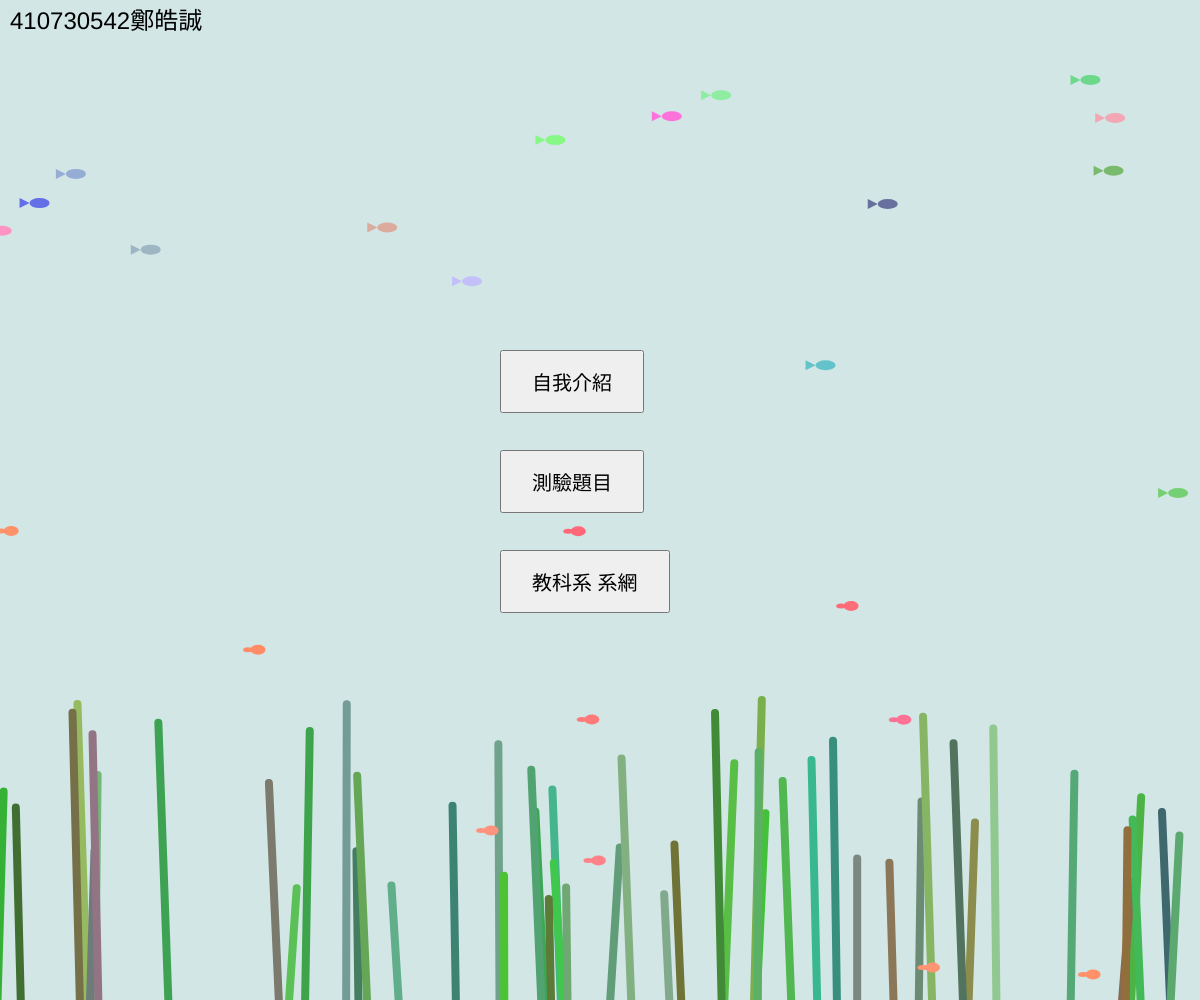
Frame 1 (no input)
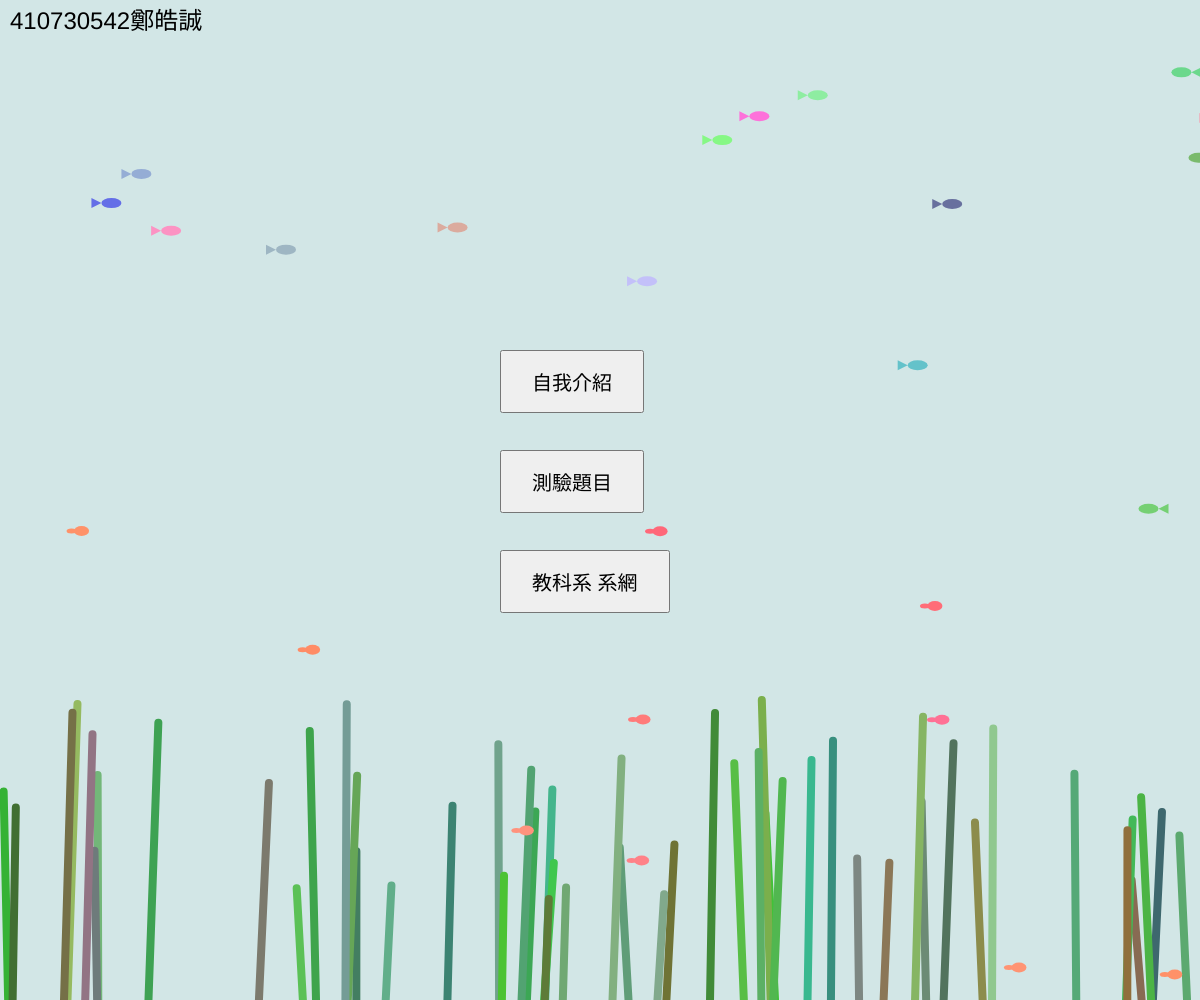
Frame 60 (no input)
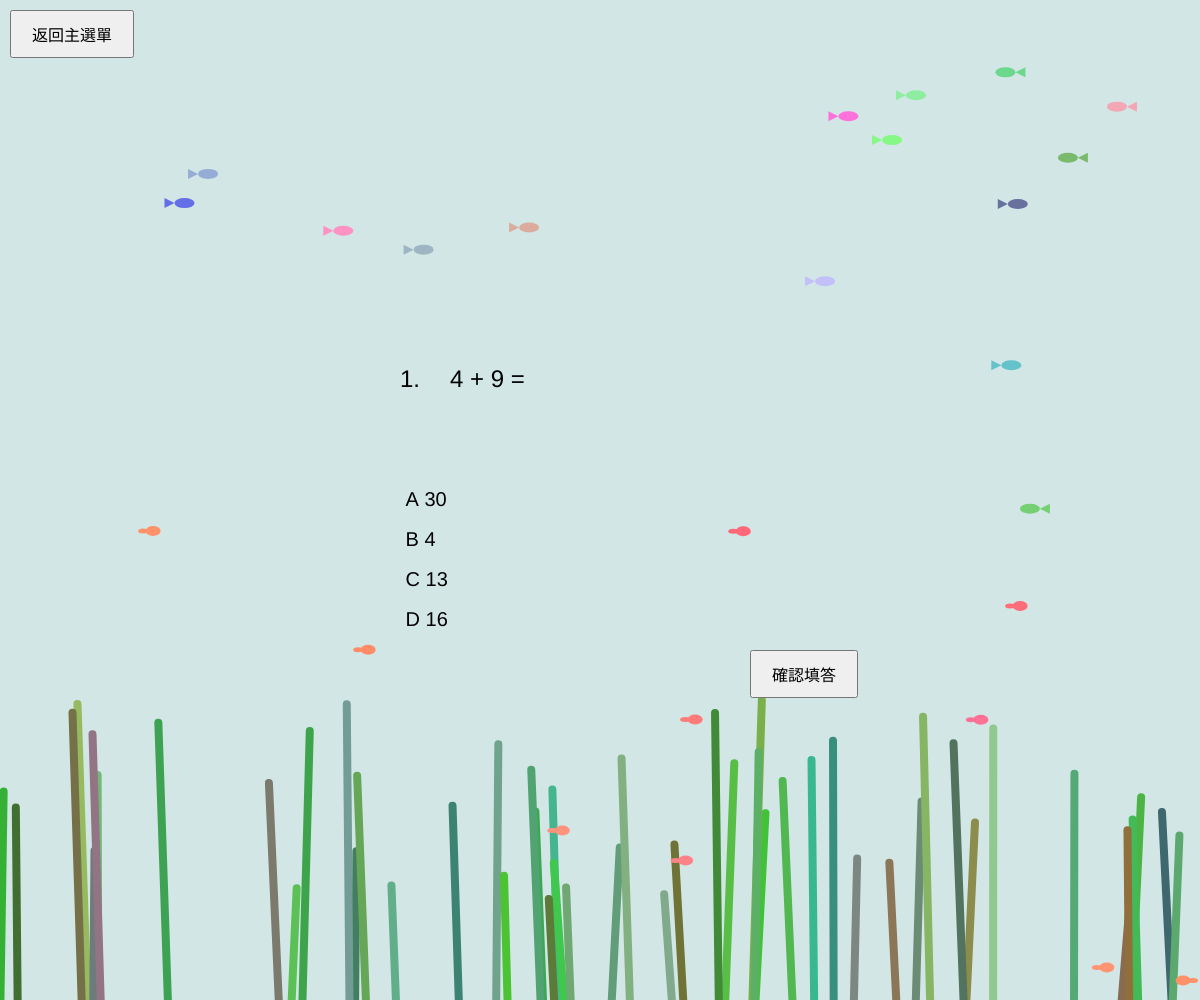
Frame 120 (the mouse pressed at the canvas centre since frame 60)

The p5.js sketch that drew these frames (run headless with seeded random() and noise() and a simulated clock; from frame 60 on, the mouse is pressed at the canvas centre):

// p5.js sketch
// ── sketch.js
let buttonIntro, buttonQuiz, buttonWebsite, buttonBack, buttonSubmit;
let currentPage = 'main'; // 預設頁面為主選單
let currentQuestion = 0; // 當前題目編號
let score = 0; // 分數
let userAnswer = ''; // 使用者的答案
let questions = []; // 題目陣列
let correctAnswer = ''; // 正確答案
let iframeElement; // 用於存儲 iframe 元素的變數
let seaweed = []; // 用於存儲海草的陣列
let angleOffset = 0; // 用於控制海草擺動的角度偏移
let fishes = []; // 用於存儲魚的陣列
let shrimps = []; // 用於存儲蝦子的陣列

function setup() {
  createCanvas(windowWidth, windowHeight); // 設定畫布大小為視窗大小
  generateSeaweed(); // 生成海草
  generateFishes(); // 生成魚
  generateShrimps(); // 生成蝦子

  // 主選單按鈕
  buttonIntro = createButton('自我介紹');
  buttonIntro.style('font-size', '20px');
  buttonIntro.style('padding', '15px 30px');
  buttonIntro.position(width / 2 - 100, height / 2 - 150);
  buttonIntro.mousePressed(() => (currentPage = 'intro'));

  buttonQuiz = createButton('測驗題目');
  buttonQuiz.style('font-size', '20px');
  buttonQuiz.style('padding', '15px 30px');
  buttonQuiz.position(width / 2 - 100, height / 2 - 50);
  buttonQuiz.mousePressed(startQuiz);

  buttonWebsite = createButton('教科系 系網');
  buttonWebsite.style('font-size', '20px');
  buttonWebsite.style('padding', '15px 30px');
  buttonWebsite.position(width / 2 - 100, height / 2 + 50);
  buttonWebsite.mousePressed(() => (currentPage = 'website'));

  // 返回主選單按鈕
  buttonBack = createButton('返回主選單');
  buttonBack.style('font-size', '16px');
  buttonBack.style('padding', '10px 20px');
  buttonBack.position(10, 10);
  buttonBack.mousePressed(() => {
    currentPage = 'main';
    clearIframe(); // 清除 iframe
  });
  buttonBack.hide(); // 預設隱藏返回按鈕

  // 填答按鈕
  buttonSubmit = createButton('確認填答');
  buttonSubmit.style('font-size', '16px');
  buttonSubmit.style('padding', '10px 20px');
  buttonSubmit.position(width - 150, height - 50);
  buttonSubmit.mousePressed(checkAnswer);
  buttonSubmit.hide(); // 預設隱藏填答按鈕
}

function draw() {
  background(210, 230, 230); // 設定背景為淺藍色

  // 繪製海草
  drawSeaweed();

  // 繪製魚
  drawFishes();

  // 繪製蝦子
  drawShrimps();

  // 確保文字顏色固定為黑色
  fill(0);

  if (currentPage === 'main') {
    // 主選單頁面
    buttonIntro.show();
    buttonQuiz.show();
    buttonWebsite.show();
    buttonBack.hide();
    buttonSubmit.hide();

    // 左上角顯示文字，文字大小調大
    textSize(24); // 調整文字大小
    textAlign(LEFT, TOP);
    text('410730542鄭皓誠', 10, 10);
  } else if (currentPage === 'intro') {
    // 自我介紹頁面
    showIntroPage();
  } else if (currentPage === 'quiz') {
    // 測驗題目頁面
    showQuizPage();
  } else if (currentPage === 'website') {
    // 教科系 系網頁面
    showWebsitePage();
  } else if (currentPage === 'result') {
    // 顯示分數頁面
    showResultPage();
  }

  // 更新海草擺動的角度偏移
  angleOffset += 0.05;
}

// 自我介紹頁面
function showIntroPage() {
  buttonIntro.hide();
  buttonQuiz.hide();
  buttonWebsite.hide();
  buttonBack.show();

  textSize(24);
  textAlign(CENTER, CENTER);
  text('大家好，我是鄭皓誠，目前就讀於淡江大學教育科技系。\n我的興趣是打籃球跟唱歌！', width / 2, height / 2);
}

// 開始測驗
function startQuiz() {
  currentPage = 'quiz';
  currentQuestion = 0;
  score = 0;
  userAnswer = '';
  generateQuestions();
  buttonIntro.hide();
  buttonQuiz.hide();
  buttonWebsite.hide();
  buttonBack.show();
  buttonSubmit.show();

  // 重置文字顏色為黑色
  fill(0);
}

// 生成隨機題目
function generateQuestions() {
  questions = [];
  for (let i = 0; i < 5; i++) {
    let num1 = int(random(1, 20));
    let num2 = int(random(1, 20));
    let isAddition = random() > 0.5;
    let question = isAddition
      ? `${num1} + ${num2}`
      : `${num1} - ${num2}`;
    let answer = isAddition ? num1 + num2 : num1 - num2;

    // 隨機生成選項
    let options = [answer, answer + int(random(1, 10)), answer - int(random(1, 10)), answer + int(random(11, 20))];
    shuffle(options, true);

    questions.push({
      question,
      options,
      answer,
    });
  }
}

// 測驗題目頁面
function showQuizPage() {
  let q = questions[currentQuestion];
  correctAnswer = q.answer;

  // 顯示題號與題目
  textSize(24);
  textAlign(LEFT, CENTER);
  let xOffset = width / 2 - 200; // 題號與選項對齊的 x 座標
  text(`${currentQuestion + 1}.`, xOffset, height / 2 - 120); // 顯示題號
  text(`${q.question} =`, xOffset + 50, height / 2 - 120); // 顯示題目，與題號保持距離

  // 顯示選項
  textSize(20);
  for (let i = 0; i < q.options.length; i++) {
    let x = width / 2 - 200; // 選項靠左對齊
    let y = height / 2 + i * 40;
    let option = q.options[i];
    let isSelected = userAnswer === option ? '>' : ''; // 標記選中的選項
    text(`${isSelected} ${String.fromCharCode(65 + i)} ${option}`, x, y);
  }

  // 更新「確認填答」按鈕位置
  buttonSubmit.position(width / 2 + 150, height / 2 + 150); // 靠近題目右下角
  buttonSubmit.show();
}

// 檢查答案
function checkAnswer() {
  if (userAnswer == correctAnswer) {
    alert('答對了！');
    score += 20;
  } else {
    alert('答錯了！');
  }

  // 無論答對或答錯，都進入下一題
  currentQuestion++;
  if (currentQuestion >= 5) {
    currentPage = 'result'; // 如果已完成所有題目，進入結果頁面
  }
}

// 顯示分數頁面
function showResultPage() {
  buttonSubmit.hide();

  textSize(32);
  textAlign(CENTER, CENTER);
  text(`你的分數是：${score}`, width / 2, height / 2 - 50);

  if (score >= 60) {
    fill(0, 0, 255); // 藍色文字
    text('你好棒！！！', width / 2, height / 2 + 50);
  } else {
    fill(255, 0, 0); // 紅色文字
    text('你爛透了！', width / 2, height / 2 + 50);
  }
}

// 教科系 系網頁面
function showWebsitePage() {
  buttonIntro.hide();
  buttonQuiz.hide();
  buttonWebsite.hide();
  buttonBack.show();

  // 顯示內嵌的教科系系網標題
  textSize(24);
  textAlign(CENTER, CENTER);
  text('教科系 系網', width / 2, height / 2 - 250); // 顯示標題

  // 使用 iframe 內嵌網址
  let iframeX = width / 2 - 400; // iframe 的 X 座標
  let iframeY = height / 2 - 200; // iframe 的 Y 座標
  let iframeWidth = 800; // iframe 的寬度
  let iframeHeight = 600; // iframe 的高度

  // 確保每次進入頁面時都創建 iframe
  if (!iframeElement) {
    iframeElement = createElement('iframe')
      .attribute('src', 'https://www.et.tku.edu.tw/') // 目標網站網址
      .attribute('width', iframeWidth)
      .attribute('height', iframeHeight)
      .attribute('frameborder', '0')
      .position(iframeX, iframeY);
  }
}

// 返回主選單時清除 iframe
function clearIframe() {
  if (iframeElement) {
    iframeElement.remove(); // 移除 iframe 元素
    iframeElement = null; // 重置變數，確保可以重新創建
  }
}

// 處理使用者選擇答案的邏輯
function mousePressed() {
  if (currentPage === 'quiz') {
    let q = questions[currentQuestion];
    for (let i = 0; i < q.options.length; i++) {
      let x = width / 2 - 200; // 選項的 x 座標
      let y = height / 2 + i * 40; // 選項的 y 座標
      if (mouseX > x && mouseX < x + 200 && mouseY > y - 20 && mouseY < y + 20) {
        userAnswer = q.options[i];
      }
    }
  }
}

// 生成海草
function generateSeaweed() {
  seaweed = [];
  for (let i = 0; i < 50; i++) {
    let x = random(width); // 隨機 x 座標
    let y = height; // 海草從畫布底部開始
    let h = random(100, 300); // 海草的高度
    let c = color(random(50, 150), random(100, 200), random(50, 150)); // 隨機顏色
    seaweed.push({ x, y, h, c });
  }
}

// 繪製海草
function drawSeaweed() {
  for (let i = 0; i < seaweed.length; i++) {
    let s = seaweed[i];
    let sway = sin(angleOffset + i * 0.2) * 10; // 左右擺動的幅度
    stroke(s.c);
    strokeWeight(8); // 將線條加粗，模擬更粗的海草
    line(s.x + sway, s.y, s.x, s.y - s.h); // 繪製海草
  }
}

// 生成魚
function generateFishes() {
  fishes = [];
  for (let i = 0; i < 15; i++) { // 增加魚的數量到 15
    let x = random(width);
    let y = random(height / 2); // 魚在畫布上半部分活動
    let speed = random(1, 3); // 魚的移動速度
    let c = color(random(100, 255), random(100, 255), random(100, 255)); // 隨機顏色
    fishes.push({ x, y, speed, c });
  }
}

// 繪製魚
function drawFishes() {
  for (let i = 0; i < fishes.length; i++) {
    let f = fishes[i];
    fill(f.c);
    noStroke();

    // 根據方向繪製魚的身體和尾巴
    if (f.speed > 0) {
      // 向右游動
      ellipse(f.x, f.y, 20, 10); // 魚的身體
      triangle(f.x - 10, f.y, f.x - 20, f.y - 5, f.x - 20, f.y + 5); // 魚的尾巴
    } else {
      // 向左游動
      ellipse(f.x, f.y, 20, 10); // 魚的身體
      triangle(f.x + 10, f.y, f.x + 20, f.y - 5, f.x + 20, f.y + 5); // 魚的尾巴
    }

    // 更新魚的位置
    f.x += f.speed;

    // 當魚到達畫布邊界時，改變方向並模擬迴游
    if (f.x > width + 20) {
      f.speed = -abs(f.speed); // 改變方向向左
      f.y += random(-20, 20); // 模擬迴游的垂直偏移
    } else if (f.x < -20) {
      f.speed = abs(f.speed); // 改變方向向右
      f.y += random(-20, 20); // 模擬迴游的垂直偏移
    }

    // 確保魚不會游出畫布的垂直範圍
    f.y = constrain(f.y, 10, height - 10);
  }
}

// 生成蝦子
function generateShrimps() {
  shrimps = [];
  for (let i = 0; i < 10; i++) { // 增加蝦子的數量到 10
    let x = random(width);
    let y = random(height / 2, height); // 蝦子在畫布下半部分活動
    let speed = random(0.5, 1.5); // 蝦子的移動速度
    let c = color(255, random(100, 150), random(100, 150)); // 粉紅色調
    shrimps.push({ x, y, speed, c });
  }
}

// 繪製蝦子
function drawShrimps() {
  for (let i = 0; i < shrimps.length; i++) {
    let s = shrimps[i];
    fill(s.c);
    noStroke();

    // 根據方向繪製蝦子的身體和尾巴
    if (s.speed > 0) {
      // 向右游動
      ellipse(s.x, s.y, 15, 10); // 蝦子的身體
      ellipse(s.x - 10, s.y, 10, 5); // 蝦子的尾巴
    } else {
      // 向左游動
      ellipse(s.x, s.y, 15, 10); // 蝦子的身體
      ellipse(s.x + 10, s.y, 10, 5); // 蝦子的尾巴
    }

    // 更新蝦子的位置
    s.x += s.speed;

    // 當蝦子到達畫布邊界時，改變方向並模擬迴游
    if (s.x > width + 20) {
      s.speed = -abs(s.speed); // 改變方向向左
      s.y += random(-10, 10); // 模擬迴游的垂直偏移
    } else if (s.x < -20) {
      s.speed = abs(s.speed); // 改變方向向右
      s.y += random(-10, 10); // 模擬迴游的垂直偏移
    }

    // 確保蝦子不會游出畫布的垂直範圍
    s.y = constrain(s.y, height / 2, height - 10);
  }
}

// 當視窗大小改變時，更新畫布大小
function windowResized() {
  resizeCanvas(windowWidth, windowHeight);

  // 更新按鈕位置
  if (currentPage === 'main') {
    buttonIntro.position(width / 2 - 100, height / 2 - 150);
    buttonQuiz.position(width / 2 - 100, height / 2 - 50);
    buttonWebsite.position(width / 2 - 100, height / 2 + 50);
  }
  buttonBack.position(10, 10);
  buttonSubmit.position(width - 150, height - 50);
}
